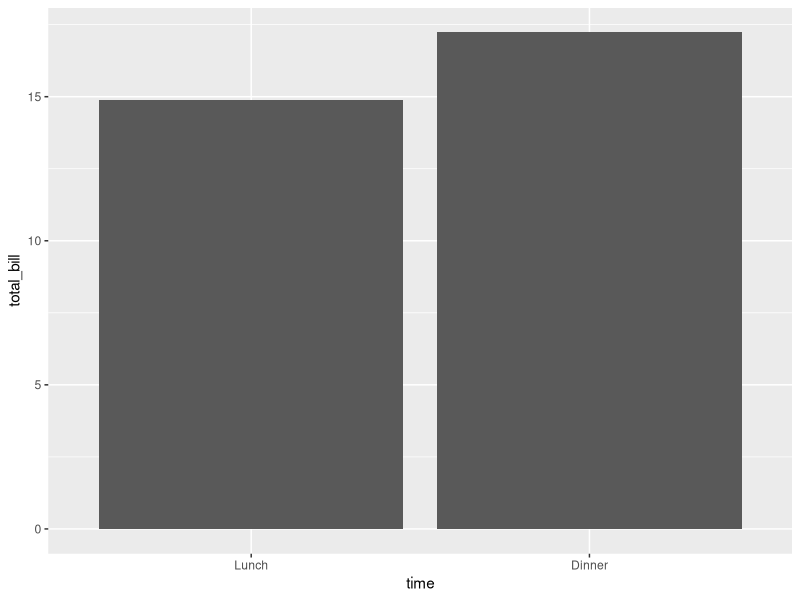
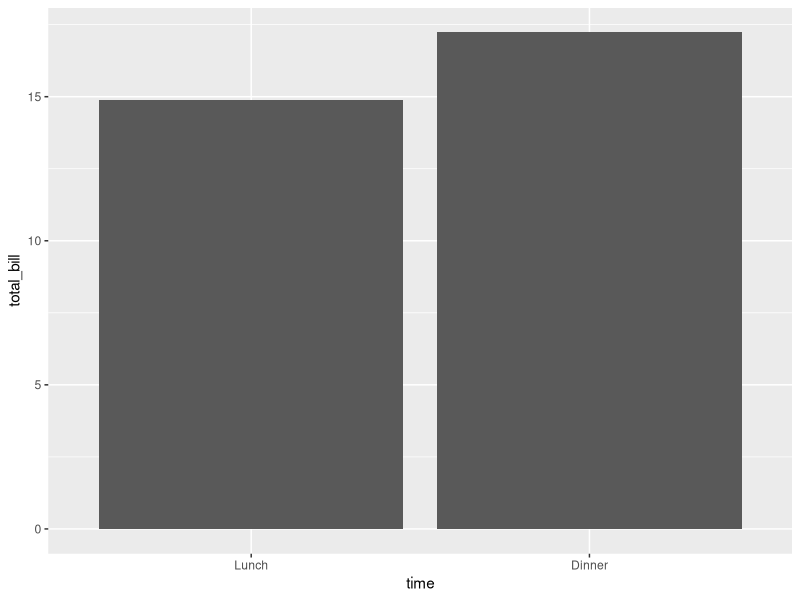

Here is the R script that generated these plots, in order:
#
# Example R program
#

# example from http://www.cookbook-r.com/Graphs/Bar_and_line_graphs_(ggplot2)/

library(ggplot2)

dataframe <- data.frame(time=factor(c("Lunch", "Dinner"), levels = c("Lunch", "Dinner")), total_bill = c(14.89, 17.23))

plot = ggplot(data=dataframe, aes(x=time, y=total_bill)) + geom_bar(stat="identity")

filename_pdf <- tempfile(fileext='.pdf')
ggsave(filename=filename_pdf, height=5, width=15, plot)

filename_png <- tempfile(fileext='.png')
ggsave(filename=filename_png, height=5, width=15, type="cairo", plot)

# TODO: store output file somewhere persistent. E.g. S3